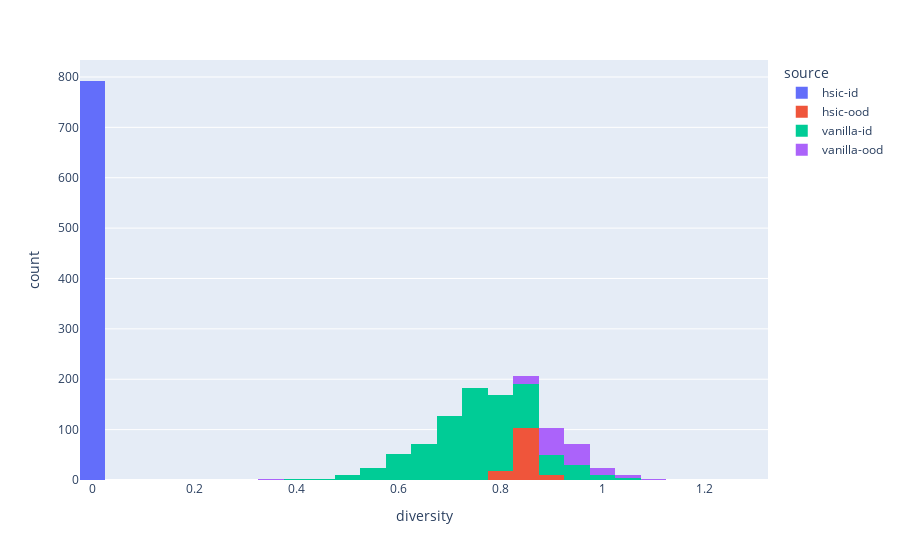

Source (notebook cell):
### Code cell
df = pd.concat([df_hsic, df_vanilla])

print(f'batch size: {batch_size}')
px.histogram(df, x='diversity', color='source')

### Figure 1 — Plotly figure (JSON) as saved in the notebook; plotly's stock layout.template omitted (floating-point values rounded to 4 significant figures; data arrays with more than 128 entries replaced by an {"elided": "..."} marker saying what was removed)
{"data": [{"alignmentgroup": "True", "bingroup": "x", "hovertemplate": "source=hsic-id<br>diversity=%{x}<br>count=%{y}<extra></extra>", "legendgroup": "hsic-id", "marker": {"color": "#636efa"}, "name": "hsic-id", "offsetgroup": "hsic-id", "orientation": "v", "showlegend": true, "type": "histogram", "visible": true, "x": {"elided": "792 float values"}, "xaxis": "x", "yaxis": "y"}, {"alignmentgroup": "True", "bingroup": "x", "hovertemplate": "source=hsic-ood<br>diversity=%{x}<br>count=%{y}<extra></extra>", "legendgroup": "hsic-ood", "marker": {"color": "#EF553B"}, "name": "hsic-ood", "offsetgroup": "hsic-ood", "orientation": "v", "showlegend": true, "type": "histogram", "visible": true, "x": {"elided": "133 float values"}, "xaxis": "x", "yaxis": "y"}, {"alignmentgroup": "True", "bingroup": "x", "hovertemplate": "source=vanilla-id<br>diversity=%{x}<br>count=%{y}<extra></extra>", "legendgroup": "vanilla-id", "marker": {"color": "#00cc96"}, "name": "vanilla-id", "offsetgroup": "vanilla-id", "orientation": "v", "showlegend": true, "type": "histogram", "visible": true, "x": {"elided": "792 float values"}, "xaxis": "x", "yaxis": "y"}, {"alignmentgroup": "True", "bingroup": "x", "hovertemplate": "source=vanilla-ood<br>diversity=%{x}<br>count=%{y}<extra></extra>", "legendgroup": "vanilla-ood", "marker": {"color": "#ab63fa"}, "name": "vanilla-ood", "offsetgroup": "vanilla-ood", "orientation": "v", "showlegend": true, "type": "histogram", "visible": true, "x": {"elided": "133 float values"}, "xaxis": "x", "yaxis": "y"}], "layout": {"autosize": true, "barmode": "relative", "legend": {"title": {"text": "source"}, "tracegroupgap": 0}, "margin": {"t": 60}, "xaxis": {"anchor": "y", "autorange": true, "domain": [0, 1], "range": [-0.025, 1.325], "title": {"text": "diversity"}, "type": "linear"}, "yaxis": {"anchor": "x", "autorange": true, "domain": [0, 1], "range": [0, 833.7], "title": {"text": "count"}}}}
